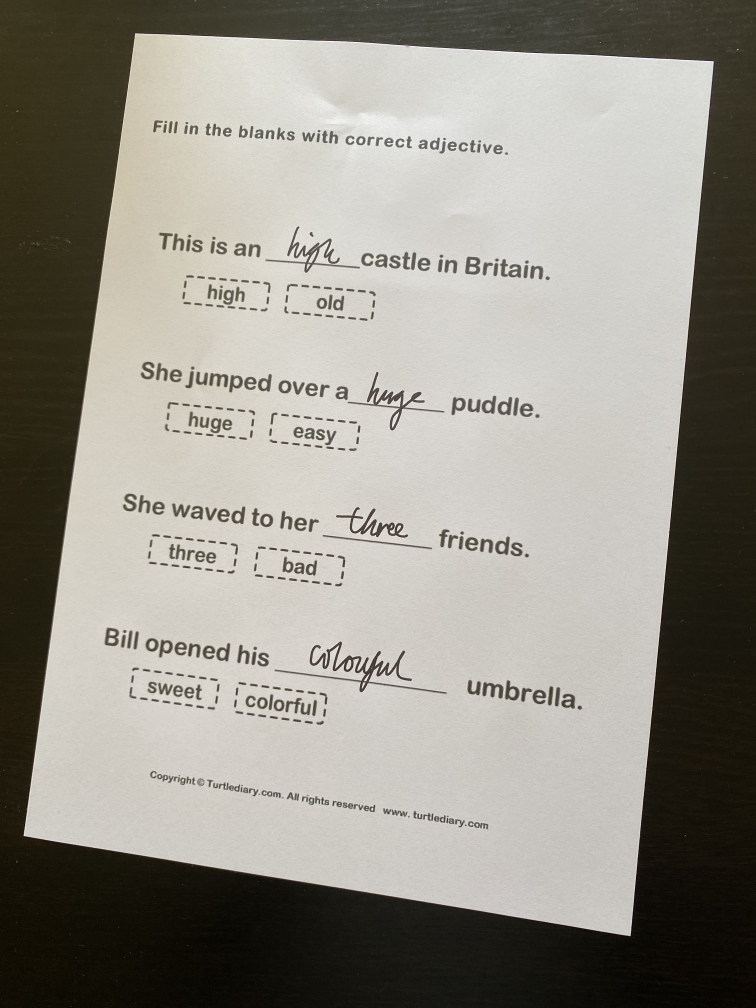
#> input picture images/1_input.JPG, 3024 x 4032 px (shown at 1/4 size)
$ python main.py   (older library calls are emulated)
#> lines starting #> are read from the running program, lines starting #| are printed output that depends on the picture; after the words box and inside, x2 and y2 are one past the last pixel; in counts of white or black regions, pixels touching at a corner belong together
from skimage import measure, morphology
from skimage.color import label2rgb
from skimage.measure import regionprops

import numpy as np
import cv2
import matplotlib.pyplot as plt


def get_largest_contour(contours):
    largest_surface = 0
    best_contour = None
    for contour in contours:
        x, y, w, h = cv2.boundingRect(contour)
        if w * h > largest_surface:
            largest_surface = w * h
            best_contour = contour
    return best_contour

# smoothens the contour lines
# we do not use this as it is unnecessary for our use case
def smoothen(contour, span=3):
    new_contour = []
    # mean filter over the positions on the line
    for idx in range(span - 1, len(contour)):
        points = contour[idx - span + 1: idx + 1]
        new_contour.append((sum(points) / span).astype(int))
    return np.array(new_contour)


# returns the extreme points in the contour
def get_extreme_points(contour):
    fourPoints = np.zeros((4, 2), dtype=int)
    contour = contour.reshape(len(contour), 2)

    # assumption: point with the max and min x + y value will be the lower right and upper left corner
    s = contour.sum(axis=1)
    fourPoints[0] = contour[np.argmin(s)]
    fourPoints[2] = contour[np.argmax(s)]

    # assumption: point with the max and min x - y value will be the lower left and upper right corner
    d = np.diff(contour, axis=1)
    fourPoints[1] = contour[np.argmin(d)]
    fourPoints[3] = contour[np.argmax(d)]
    return fourPoints


if __name__ == "__main__":
    image_path = "./images/1_input.JPG"

    original = cv2.imread(image_path)
#> original is the input picture: shape (4032, 3024, 3); mean B, G, R 136.5, 145.4, 148.5
    gray = cv2.cvtColor(original, cv2.COLOR_BGR2GRAY)

    # blurring image
    blurred = cv2.GaussianBlur(gray, (11, 11), 5, 5)
    # thresholding gradient magnitude with canny
    cannied = cv2.Canny(blurred, 5, 20)
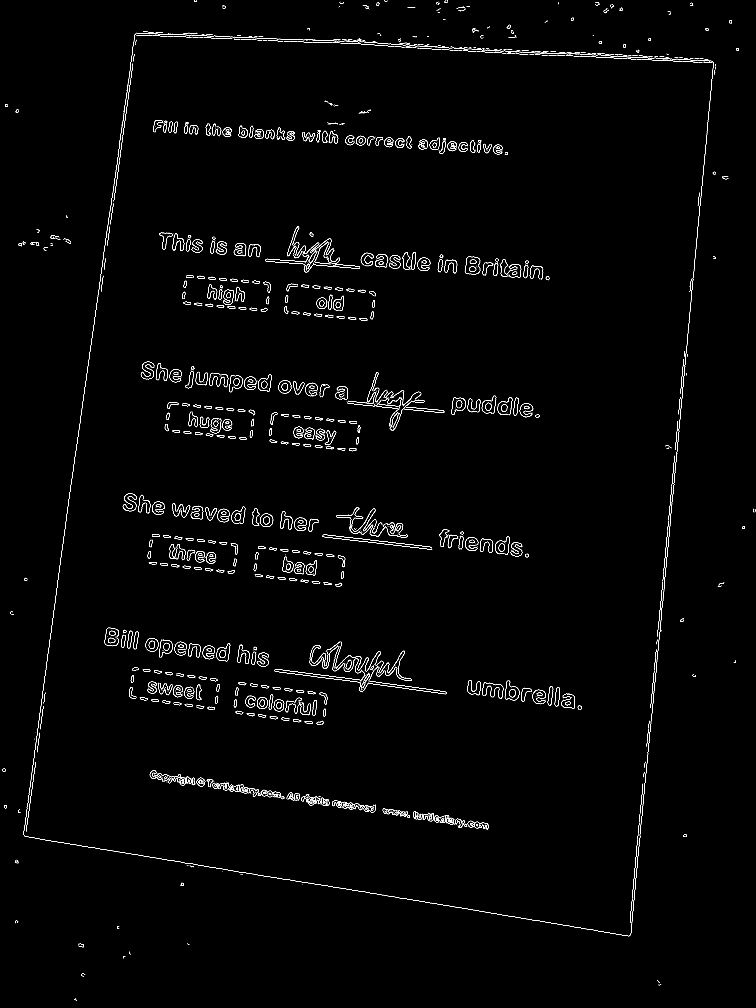
#> cannied: shape (4032, 3024) (shown at 1/4 size); 0.73% white in thin lines or dots
    # dilation operation to fill holes in contours
    kernel = np.ones((5, 5), np.uint8)
    dilated = cv2.dilate(cannied, kernel, iterations=4)
#> dilated: shape (4032, 3024); 10.2% white; 115 white regions

    # find contours
    # img, contours, _ = cv2.findContours(dilated,cv2.RETR_TREE, cv2.CHAIN_APPROX_SIMPLE)
    contours, _ = cv2.findContours(dilated, cv2.RETR_TREE, cv2.CHAIN_APPROX_SIMPLE)
#> contours = 161 contours, 31 with area under 20; largest, box (x1, y1, x2, y2) and area: (85, 119, 2870, 3753) 8192033, (106, 149, 2845, 3734) 7921118, (1090, 2559, 1796, 2785) 56999, (1007, 2178, 1389, 2354) 50752, (1128, 1127, 1511, 1292) 50304

    largest_contour = get_largest_contour(contours)
#> the loop in get_largest_contour, `for contour in contours:` made 161 passes
#> (x, y, w, h, largest_surface) on passes 1, 2, 4, 24, 27, 42: (289, 3985, 26, 26, 676), (2620, 3913, 33, 36, 1188), (484, 3798, 48, 44, 2112), (167, 965, 53, 44, 2332), (194, 934, 98, 48, 4704), (85, 119, 2785, 3634, 10120690)
#> (x, y, w, h) on passes 3, 5, 6, 7, 8, 9: (318, 3885, 31, 28), (740, 3767, 25, 21), (305, 3767, 39, 30), (461, 3696, 24, 27), (53, 3675, 28, 26), (713, 3523, 30, 28)
#> after the loop in get_largest_contour, `for contour in contours:`: best_contour = contour of 2640 points, box (x1, y1, x2, y2) (85, 119, 2870, 3753), area 8192033; largest_surface = 10120690
#> largest_contour has the same summary as best_contour in get_largest_contour

    if not len(largest_contour):
        raise Exception("no contour found")

    extreme_points = (get_extreme_points(largest_contour))
#> in get_extreme_points, `contour = contour.reshape(len(contour), 2)`: contour = 2640 pairs, first value 85 to 2869, second value 119 to 3752
#> in get_extreme_points, `s = contour.sum(axis=1)`: s = 2640 values, max 6278 at index 1661, min 660 at index 13, mean 3532.5
#> in get_extreme_points, `d = np.diff(contour, axis=1)`: d = 2640 values, max 3262 at index 886, min -2622 at index 2330, mean 777.8
#> extreme_points = [[531, 129], [2859, 237], [2527, 3751], [90, 3352]]
    h, w, c = original.shape
#> h = 4032; w = 3024; c = 3
    # point correspondences for homography in case of horizontal or vertical photo
    if h > w:
        dst = np.float32([[0, 0], [800, 0], [800, 1200], [0, 1200]])
    else:
        dst = np.float32([[800, 0], [800, 1200], [0, 1200], [0, 0]])

    cv2_M = cv2.getPerspectiveTransform(extreme_points.astype(np.float32), dst)
#> cv2_M = [[0.378, 0.0517, -207.3], [-0.0186, 0.4, -41.76], [3.53e-05, 2.33e-05, 1]]
    cv2_undistorted = cv2.warpPerspective(original.copy(), cv2_M, (800, 1200))
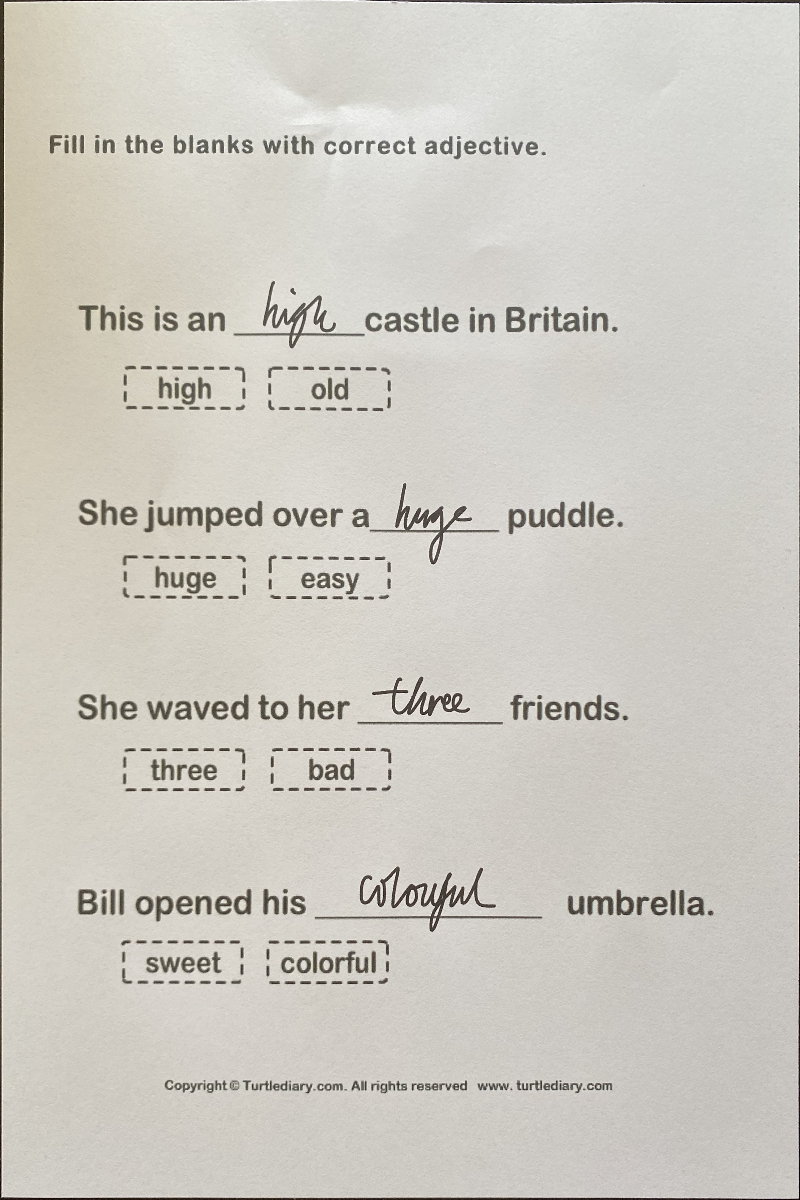
#> cv2_undistorted: shape (1200, 800, 3); mean B, G, R 194.6, 202.4, 205.6

    cv2.drawContours(original, [largest_contour], -1, (255, 0, 0), 3)
    for point in extreme_points:
        cv2.circle(original, tuple(point), 10, (0, 0, 255), 10)
#> this loop made 4 passes

    # [7 lines of commented-out code are left out]

    cv2.imwrite("./images/2_fourPoints.png", original)
    cv2.imwrite("./images/3_scanned.png", cv2_undistorted)
    print("Perspective Transformation completed!")
    print("")


    grayImage = cv2.cvtColor(cv2_undistorted, cv2.COLOR_BGR2GRAY)
    _, blackAndWhiteImage = cv2.threshold(grayImage, 127, 255, cv2.THRESH_BINARY)
#> blackAndWhiteImage: shape (1200, 800); 95.9% white; 417 black regions (66 under 20 px), largest, box (x1, y1, x2, y2) and area: (0, 0, 800, 1200) 5134, (315, 867, 542, 932) 2012, (370, 483, 499, 564) 1234
    cv2.imwrite("./images/4_scanned.png", blackAndWhiteImage)
    print("Changed to Black and White!")
    print("")

    print("Step 1/2 completed!")
    print("")


    ############################### HANDWRITING DETECTION AND REMOVAL ###############################

    # the parameters are used to remove small size connected pixels outliar
    constant_parameter_1 = 84
    constant_parameter_2 = 250
    constant_parameter_3 = 100

    # the parameter is used to remove big size connected pixels outliar
    constant_parameter_4 = 18

    # read the input image
    input_image = blackAndWhiteImage
    img = cv2.threshold(blackAndWhiteImage, 127, 255, cv2.THRESH_BINARY)[1]  # ensure binary

    # connected component analysis by scikit-learn framework
    blobs = img > img.mean()
    blobs_labels = measure.label(blobs, background=1)
#> blobs_labels: shape (1200, 800) int32; 418 distinct labels, from 0 to 417
    image_label_overlay = label2rgb(blobs_labels, image=img)
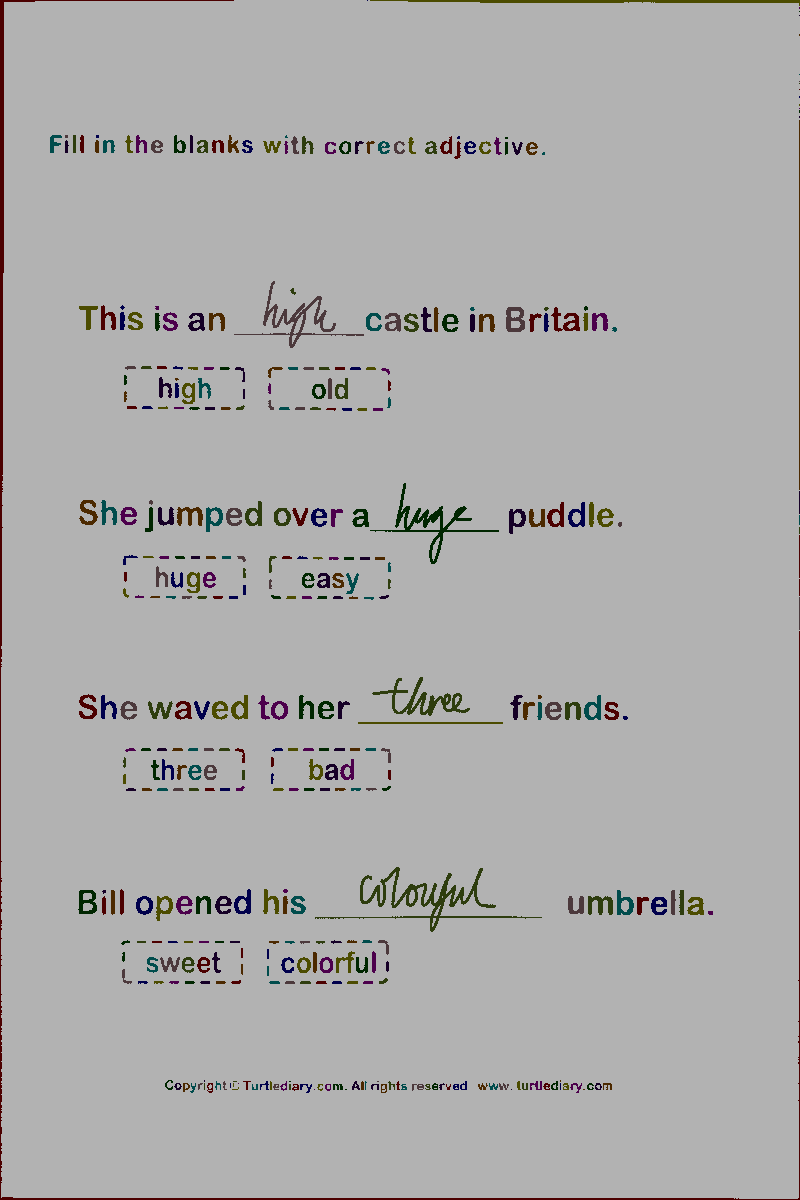
#> image_label_overlay: shape (1200, 800, 3) float64; mean R, G, B 0.68, 0.677, 0.676

    fig, ax = plt.subplots(figsize=(10, 6))

    the_biggest_component = 0
    total_area = 0
    counter = 0
    average = 0.0
    for region in regionprops(blobs_labels):
        if (region.area > 10):
            total_area = total_area + region.area
            counter = counter + 1
        # print region.area # (for debugging)
        # take regions with large enough areas
        if (region.area >= 250):
            if (region.area > the_biggest_component):
                the_biggest_component = region.area
#> this loop made 417 passes
#> (total_area, the_biggest_component) on pass 1: (5134, 5134)
#> total_area on passes 3, 17, 18, 20, 21, 23: 6252, 6622, 6736, 6790, 6855, 6922
#> after the loop, counter = 378; the_biggest_component = 5134; total_area = 38819

    average = (total_area / counter)
#> average = 102.7

    a4_small_size_outliar_constant = ((average / constant_parameter_1) * constant_parameter_2) + constant_parameter_3
#> a4_small_size_outliar_constant = 405.6

    a4_big_size_outliar_constant = a4_small_size_outliar_constant * constant_parameter_4
#> a4_big_size_outliar_constant = 7301.6

    pre_version = morphology.remove_small_objects(blobs_labels, a4_small_size_outliar_constant)
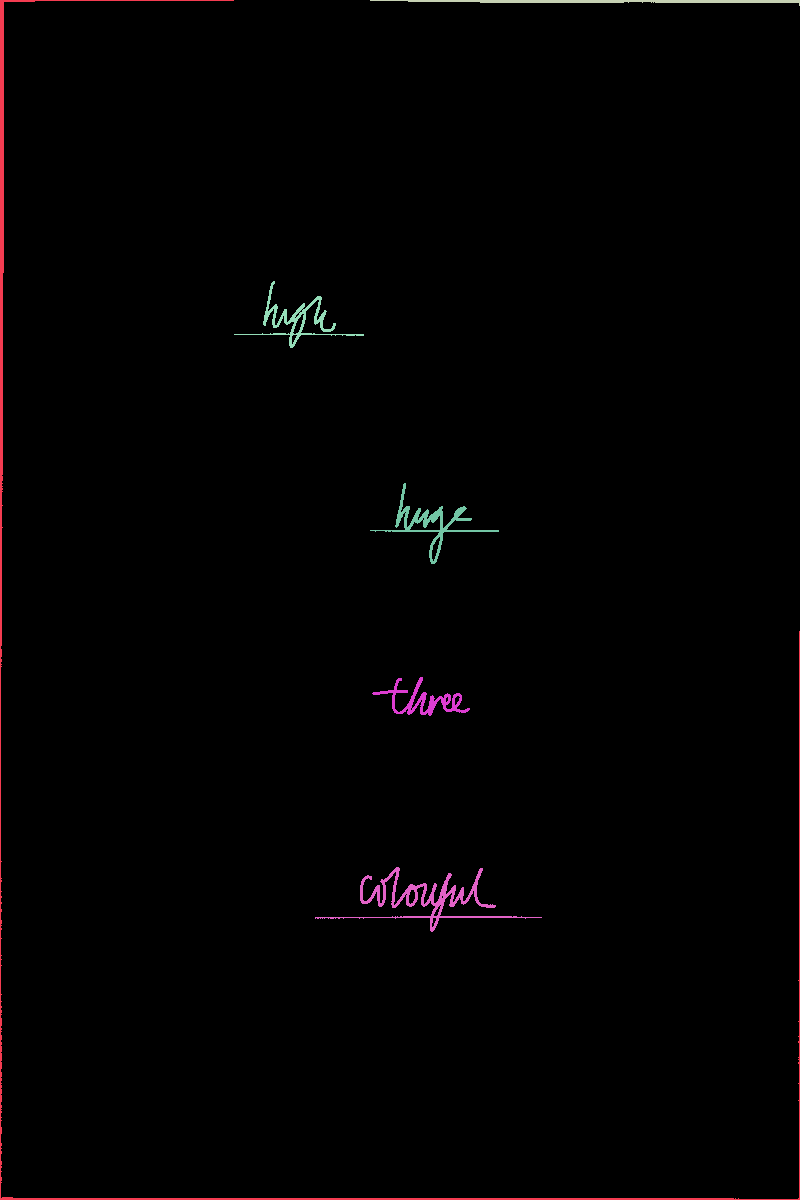
#> pre_version: shape (1200, 800) int32; 7 distinct labels, from 0 to 280; one colour per label, 0 black

    component_sizes = np.bincount(pre_version.ravel())
#> component_sizes = 281 values, max 948480 at index 0, min 0 at index 2, mean 3416.4
    too_small = component_sizes > (a4_big_size_outliar_constant)
    too_small_mask = too_small[pre_version]
#> too_small_mask: shape (1200, 800) bool; 98.8% white; 6 black regions, box (x1, y1, x2, y2) and area: (0, 0, 800, 1200) 5134, (315, 867, 542, 932) 2012, (370, 483, 499, 564) 1234, (370, 0, 800, 6) 1118, (234, 281, 364, 348) 1072, (372, 677, 470, 716) 950
    pre_version[too_small_mask] = 0

    plt.imsave('pre_version.png', pre_version)

    img = cv2.imread('pre_version.png', 0)
#> img: shape (1200, 800); min 30, max 215, mean 30.7
    cv2.imwrite("./images/5_handwritingExtractions.png", img)
    print("Handwriting identified!")
    print("")

    pre_version = img
    # ensure binary
    img = cv2.threshold(img, 0, 255, cv2.THRESH_BINARY_INV | cv2.THRESH_OTSU)[1]
#> img: shape (1200, 800); 99.6% white; 3 black regions, box (x1, y1, x2, y2) and area: (315, 867, 542, 932) 2012, (370, 483, 499, 564) 1234, (372, 677, 470, 716) 950
    inter_image = img

    for row in range(input_image.shape[0] - 1):
        for col in range(input_image.shape[1] - 1):
            if pre_version[row][col] != 30:
                input_image[row][col] = 255

                input_image[row + 1][col] = 255
                input_image[row - 1][col] = 255
                input_image[row][col + 1] = 255
                input_image[row][col - 1] = 255

                input_image[row + 1][col - 1] = 255
                input_image[row - 1][col + 1] = 255
                input_image[row + 1][col + 1] = 255
                input_image[row - 1][col - 1] = 255
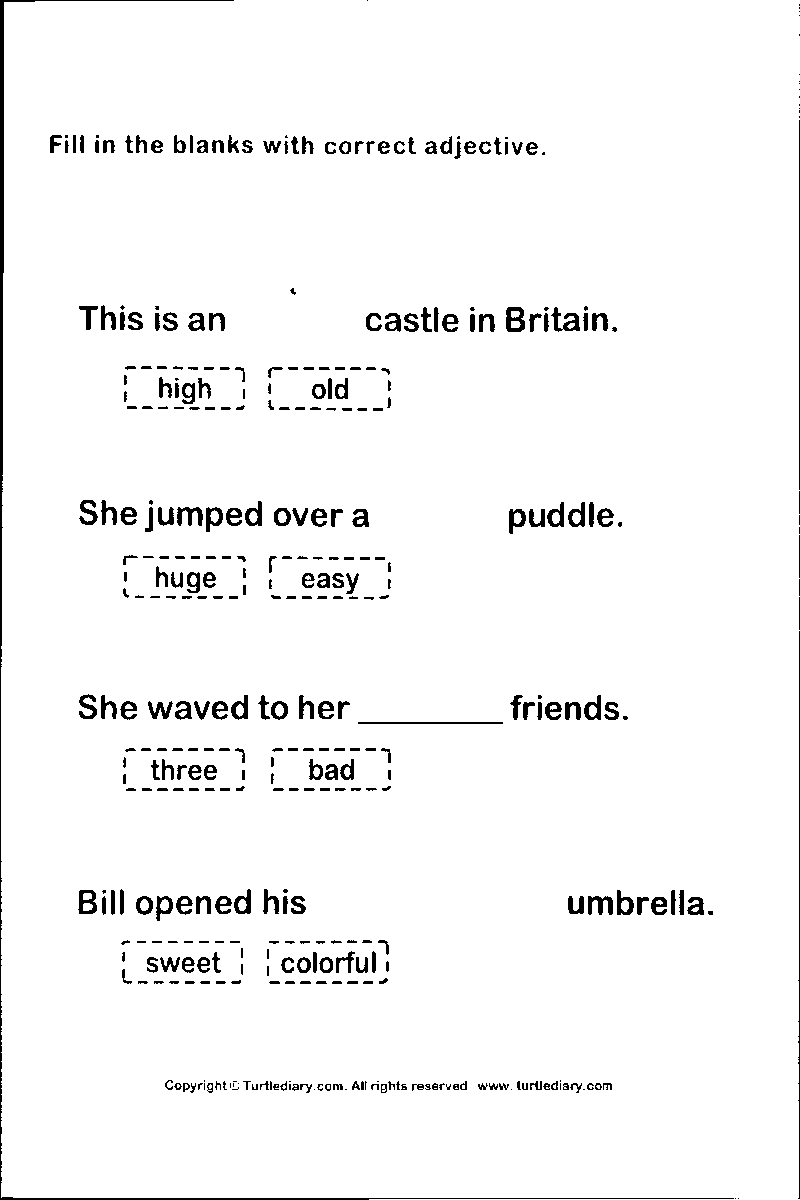
#> input_image: shape (1200, 800); 96.7% white; 416 black regions (69 under 20 px), largest, box (x1, y1, x2, y2) and area: (0, 0, 734, 1200) 4121, (798, 631, 800, 1199) 580, (799, 120, 800, 490) 370

    cv2.imwrite('./images/6_final.png', input_image)
    print("Handwriting extracted!")
    print("")
    print("Step 2/2 completed!")
